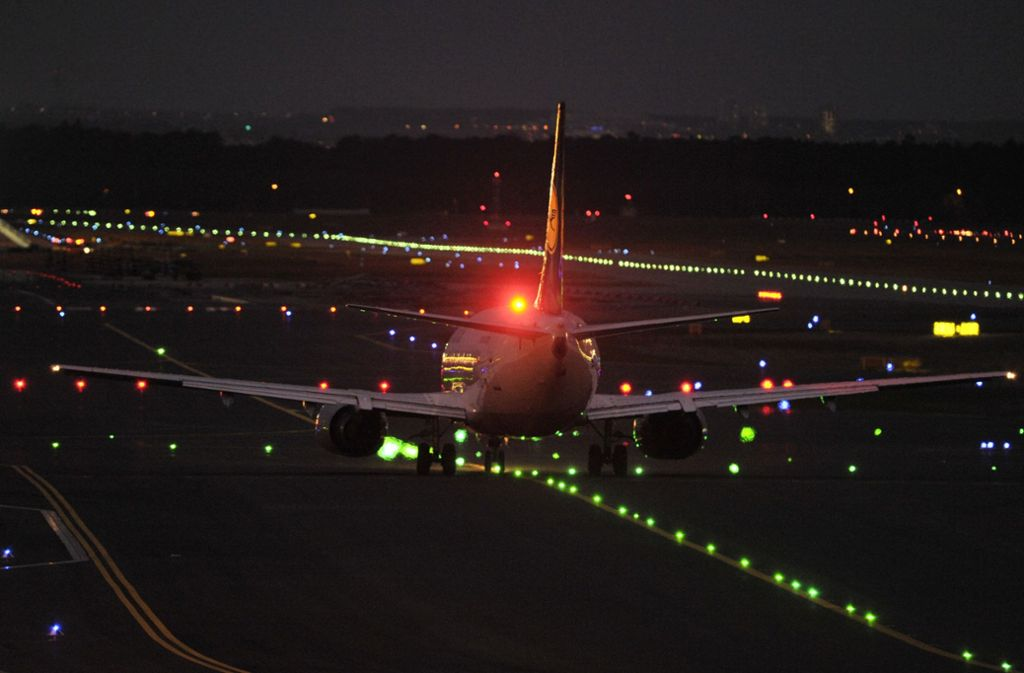
#> input picture Image_Analysis/plane.jpg, 1024 x 673 px
$ jupyter execute Untitled.ipynb
#> lines starting #> are read from the running program, lines starting #| are printed output that depends on the picture; after the words box and inside, x2 and y2 are one past the last pixel; in counts of white or black regions, pixels touching at a corner belong together
[cell 1]
import cv2
import numpy as np


while(1):
    frame = cv2.imread('plane.jpg')
#> frame is the input picture: shape (673, 1024, 3); mean B, G, R 26.8, 28.5, 36.3
    #img2 = img.astype(np.float32)
    #print(img2.dtype)

    hsv = cv2.cvtColor(frame, cv2.COLOR_BGR2HSV)
#> hsv: shape (673, 1024, 3); mean H, S, V 86.7, 59.9, 37.2

    lower = np.array([0,100,200])
    upper = np.array([30,255,255])

    mask = cv2.inRange(hsv, lower, upper)
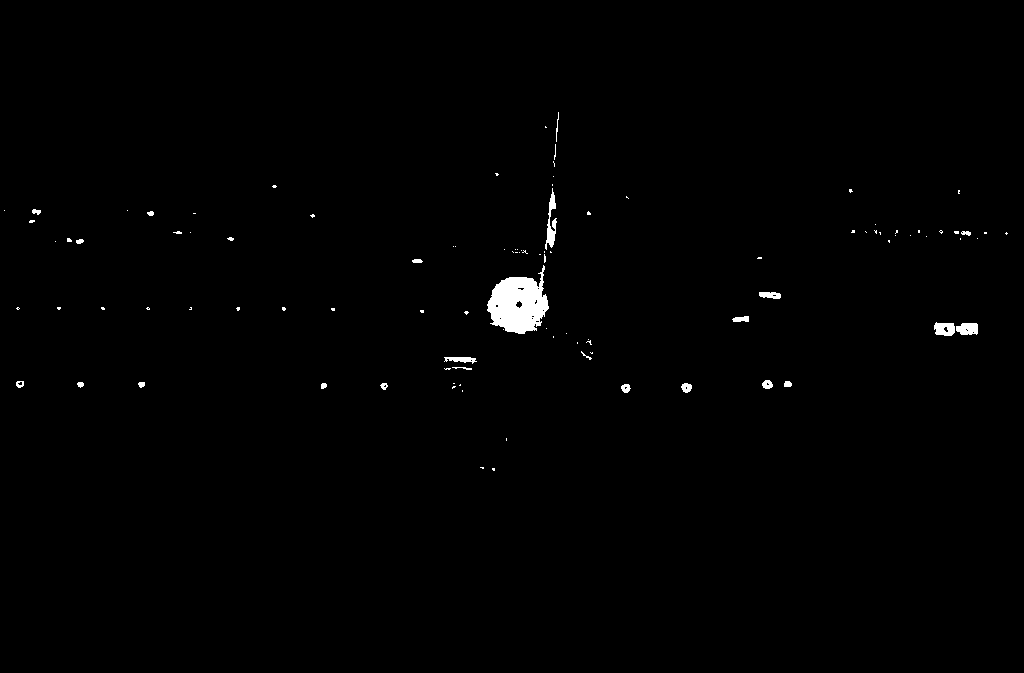
#> mask: shape (673, 1024); 0.71% white; 103 white regions (79 under 20 px), largest, box (x1, y1, x2, y2) and area: (487, 265, 549, 334) 2654, (545, 188, 557, 250) 318, (934, 322, 955, 336) 231

    res = cv2.bitwise_and(frame,frame, mask= mask)

    cv2.namedWindow('frame',cv2.WINDOW_NORMAL)
    cv2.resizeWindow('frame', 600,600)

    cv2.namedWindow('res',cv2.WINDOW_NORMAL)
    cv2.resizeWindow('res', 600,600)

    cv2.imshow('frame',frame)
    #cv2.imshow('mask',mask)
    cv2.imshow('res',res)

    k = cv2.waitKey(5) & 0xFF
#> (key Esc is pressed here)
    if k == 27:
        break

cv2.destroyAllWindows()

# [9 lines of commented-out code are left out]
